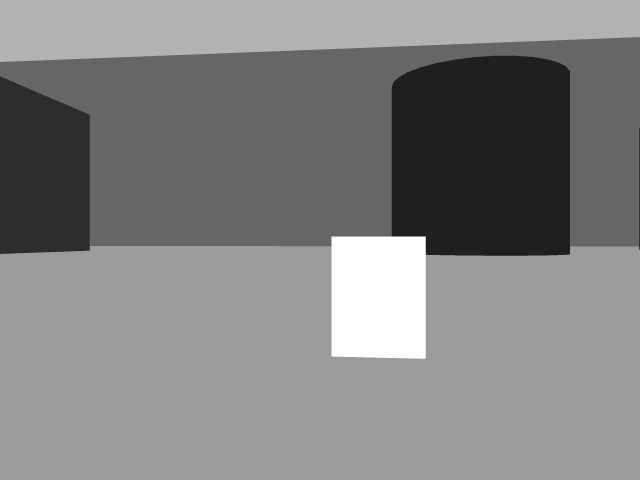
#> input picture src/get_info/images/rgb_image.jpg, 640 x 480 px
$ python -i color_detector.py   (imports and definitions only)
#> lines starting #> are read from the running program, lines starting #| are printed output that depends on the picture; after the words box and inside, x2 and y2 are one past the last pixel; in counts of white or black regions, pixels touching at a corner belong together
#> further down, picture is the input picture: shape (480, 640, 3); min 25, max 255, mean 128.8
import cv2
import numpy as np

def detect_white_object_center(cv_image):

    hsv = cv2.cvtColor(cv_image, cv2.COLOR_BGR2HSV)
#> hsv: shape (480, 640, 3); mean H, S, V 0, 0, 128.8


    lower_white = np.array([0, 0, 200], dtype=np.uint8)
    upper_white = np.array([180, 25, 255], dtype=np.uint8)


    mask = cv2.inRange(hsv, lower_white, upper_white)
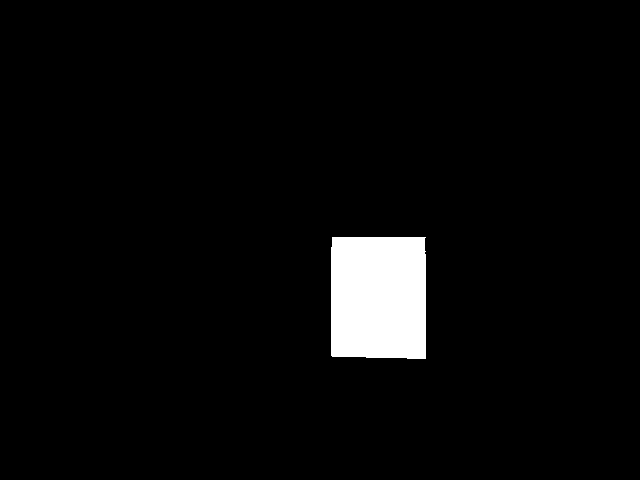
#> mask: shape (480, 640); 3.7% white; 1 white region, box (x1, y1, x2, y2) and area: (331, 237, 426, 359) 11453


    kernel = np.ones((5, 5), np.uint8)
    mask = cv2.morphologyEx(mask, cv2.MORPH_OPEN, kernel)
#> mask: shape (480, 640); 3.7% white; 1 white region

    # Find contours in the mask
    contours, _ = cv2.findContours(mask, cv2.RETR_TREE, cv2.CHAIN_APPROX_SIMPLE)
#> contours = 1 contour; box (x1, y1, x2, y2) and area: (331, 237, 426, 359) 11238


    if contours:
        largest_contour = max(contours, key=cv2.contourArea)
#> largest_contour = contour of 13 points, box (x1, y1, x2, y2) (331, 237, 426, 359), area 11238
        M = cv2.moments(largest_contour)
#> M = moments, m00 11237.5, centre m10/m00, m01/m00 = (378.1, 297)
        if M["m00"] != 0:
            cX = int(M["m10"] / M["m00"])
#> cX = 378
            cY = int(M["m01"] / M["m00"])
#> cY = 297
            return cX, cY
    return None
import sensor_msgs.point_cloud2 as pc2

def get_object_position_from_pointcloud(pointcloud_data, pixel_x, pixel_y):

    point_list = pc2.read_points(pointcloud_data, field_names=("x", "y", "z"), skip_nans=False)


    number = (pixel_y-1)*640+pixel_x


    for _ in range(number-1):
        try:
            next(point_list)
        except StopIteration:

            return None


    try:
        point = next(point_list)
        print("The coordinates of the point are: x={}, y={}, z={}".format(*point))
        return point
    except StopIteration:

        return None

>>> import cv2
>>> picture = cv2.imread('../images/rgb_image.jpg')
>>> result = detect_white_object_center(picture)
#> result = (378, 297)
